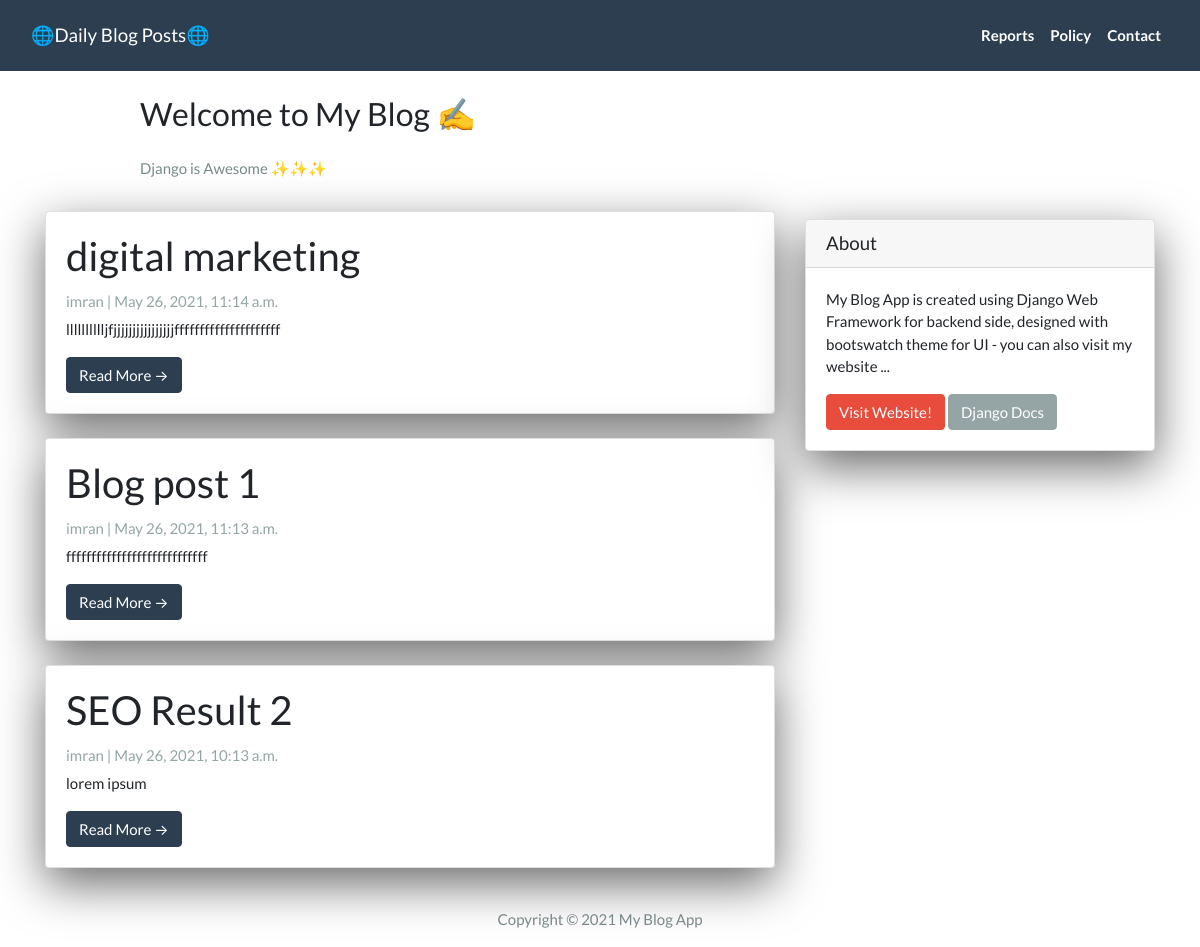
The page / on the database its author committed.
### Blog_P/models.py (models this page shows, shortened)
class Post(models.Model):
    title = models.CharField(max_length=200, unique=True)
    slug = models.SlugField(max_length=200, unique=True)
    author = models.ForeignKey(
        User, on_delete=models.CASCADE, related_name="blog_posts")
    created_on = models.DateTimeField(auto_now_add=True)
    updated_on = models.DateTimeField(auto_now_add=True)
    content = models.TextField()
    status = models.IntegerField(choices=STATUS, default=0)
    class Meta:
        ordering = ["-created_on"]

### Blog_P/views.py (the view)
# urls.py: path("", views.PostList.as_view(), name="home"),
class PostList(generic.ListView):
    queryset = Post.objects.filter(status=1).order_by("-created_on")
    template_name = "index.html"

### Blog_P/templates/index.html (shortened to what this page needs)
{% extends "base.html" %}
{% block content %}
<header class="masthead">
  <div class="container">
    <div class="row">
      <div class=" col-md-8 col-md-10 mx-auto">
        <div class="site-heading">
          <h3 class=" site-heading my-4 mt-3 text-black"> Welcome to My Blog ✍️ </h3>
          <p class="text-dark">Django is Awesome ✨✨✨ </p>
        </div>
      </div>
    </div>
  </div>
</header>
<div class="container">
  <div class="row">
    <div class="col-md-8 mt-3 left">
      {% for post in post_list %}
      <div class="card mb-4">
        <div class="card-body">
          <h2 class="card-title">{{ post.title }}</h2>
          <p class="card-text text-muted h6">{{ post.author }} | {{ post.created_on}} </p>
          <p class="card-text">{{post.content|slice:":200"}}</p>
          <a href="{% url 'post_detail' post.slug  %}" class="btn btn-primary">Read More &rarr;</a>
        </div>
      </div>
      {% endfor %}
    </div>
    {% block sidebar %}
    {% include 'sidebar.html' %}
    {% endblock sidebar %}
  </div>
</div>
{%endblock%}

### Blog_P/templates/base.html (shortened to what this page needs)
<!DOCTYPE html>
<html>
<head>
  <link rel="stylesheet" href="https://stackpath.bootstrapcdn.com/bootswatch/4.5.2/flatly/bootstrap.min.css">
</head>
<body>
  <nav class="navbar navbar-expand-lg navbar-dark bg-primary" id="mainNav">
    <div class="container-fluid">
      <a class="navbar-brand" href="{% url 'home' %}">🌐Daily Blog Posts🌐</a>
      <div class="collapse navbar-collapse" id="navbarResponsive">
        <ul class="navbar-nav ml-auto">
          <li class="nav-item text-black">
            <a class="nav-link text-black font-weight-bold" href="#">Reports</a>
          </li>
          <li class="nav-item text-black">
            <a class="nav-link text-black font-weight-bold" href="#">Policy</a>
          </li>
          <li class="nav-item text-black">
            <a class="nav-link text-black font-weight-bold" href="#">Contact</a>
          </li>
        </ul>
      </div>
    </div>
  </nav>
  {% block content %}{% endblock content %}
  <footer class="py-3 bg-grey">
    <p class="m-0 text-dark text-center ">Copyright &copy; 2021 My Blog App </p>
  </footer>
</body>
</html>

### Blog_P/templates/sidebar.html (shortened to what this page needs)
{% block sidebar %}
<div class="col-md-4 float-right ">
  <div class="card my-4">
    <h5 class="card-header">About</h5>
    <div class="card-body">
      <p class="card-text"> My Blog App is created using Django Web Framework for backend side, designed with bootswatch
        theme for UI - you can also visit my website ... </p>
      <a href="https://bekbrace.com" class="btn btn-danger">Visit Website!</a>
      <a href="https://docs.djangoproject.com/en/3.1/" class="btn btn-secondary">Django Docs</a>
    </div>
  </div>
</div>
{% endblock sidebar %}

### Blog_P/templates/sidebar.html (style rules this page uses)
.card { box-shadow: 0 16px 48px #6a6a6b; }

### rows shown on the page
Post: title "digital marketing", author "imran", created_on "May 26, 2021, 11:14 a.m.", content "lllllllllljfjjjjjjjjjjjjjjjjfffffffffffffffffffff"
Post: title "Blog post 1", author "imran", created_on "May 26, 2021, 11:13 a.m.", content "ffffffffffffffffffffffffffff"
Post: title "SEO Result 2", author "imran", created_on "May 26, 2021, 10:13 a.m.", content "lorem ipsum"
